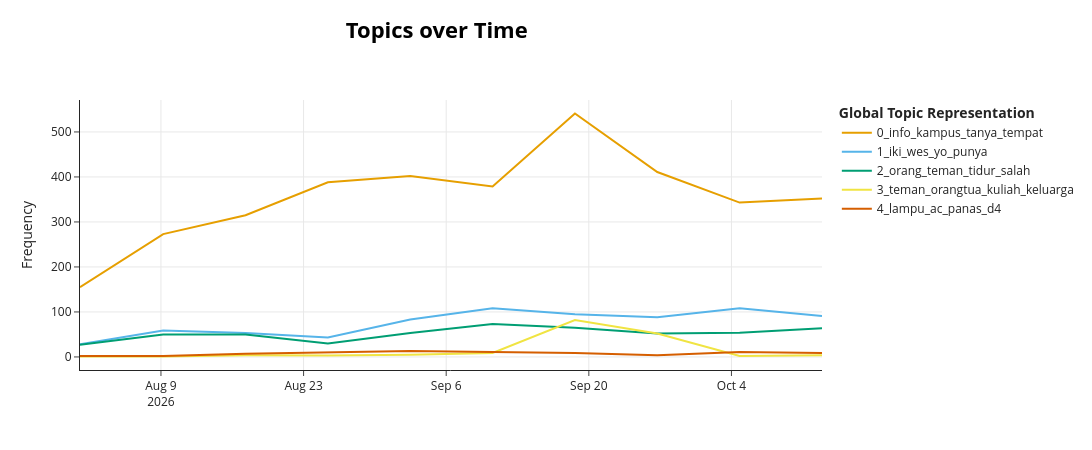

Notebook cell for this chart:
### Code cell
# Tren topik dari waktu ke waktu
ts_fit = df.loc[topic_mask, "timestamp"].tolist()
topics_over_time = topic_model.topics_over_time(docs_fit, ts_fit, nr_bins=10)
show_and_save(lambda: topic_model.visualize_topics_over_time(topics_over_time, top_n_topics=min(8, n_real)),
              "topic_over_time.html")

### Figure 1 — Plotly figure (JSON) as saved in the notebook; plotly's stock layout.template omitted (floating-point values rounded to 4 significant figures)
{"data": [{"hoverinfo": "text", "hovertext": ["<b>Topic 0</b><br>Words: pkkmb, info, panitia, tahun, bayar", "<b>Topic 0</b><br>Words: info, kampus, tanya, maba, semester", "<b>Topic 0</b><br>Words: info, kampus, tanya, tahu, tempat", "<b>Topic 0</b><br>Words: info, kampus, tempat, tanya, beli", "<b>Topic 0</b><br>Words: info, tanya, kampus, maba, teman", "<b>Topic 0</b><br>Words: info, kampus, tempat, tahu, teman", "<b>Topic 0</b><br>Words: info, kampus, teman, dosen, kos", "<b>Topic 0</b><br>Words: info, kampus, dosen, tempat, hari", "<b>Topic 0</b><br>Words: info, kampus, tahu, tempat, teman", "<b>Topic 0</b><br>Words: info, kampus, tempat, tanya, pakai"], "marker": {"color": "#E69F00"}, "mode": "lines", "name": "0_info_kampus_tanya_tempat", "type": "scatter", "x": ["2026-08-01T01:16:51.586000", "2026-08-09T05:13:57.400000", "2026-08-17T07:14:38.800000", "2026-08-25T09:15:20.200000", "2026-09-02T11:16:01.600000", "2026-09-10T13:16:43.000000", "2026-09-18T15:17:24.400000", "2026-09-26T17:18:05.800000", "2026-10-04T19:18:47.200000", "2026-10-12T21:19:28.600000"], "y": [155, 273, 315, 388, 402, 379, 541, 411, 343, 352]}, {"hoverinfo": "text", "hovertext": ["<b>Topic 1</b><br>Words: iki, pkkmb, yo, wes, iku", "<b>Topic 1</b><br>Words: iki, mu, maba, pelaku, wes", "<b>Topic 1</b><br>Words: film, iki, wes, sehat, love", "<b>Topic 1</b><br>Words: lucu, mbex, punya, nek, inisial", "<b>Topic 1</b><br>Words: iki, yo, wes, mu, pakai", "<b>Topic 1</b><br>Words: wes, yo, iki, sek, like", "<b>Topic 1</b><br>Words: iki, yo, parkiran, ta, menang", "<b>Topic 1</b><br>Words: elka, wes, yo, iki, opo", "<b>Topic 1</b><br>Words: iki, punya, ce, yo, wes", "<b>Topic 1</b><br>Words: tahi, iki, wes, pa, lek"], "marker": {"color": "#56B4E9"}, "mode": "lines", "name": "1_iki_wes_yo_punya", "type": "scatter", "x": ["2026-08-01T01:16:51.586000", "2026-08-09T05:13:57.400000", "2026-08-17T07:14:38.800000", "2026-08-25T09:15:20.200000", "2026-09-02T11:16:01.600000", "2026-09-10T13:16:43.000000", "2026-09-18T15:17:24.400000", "2026-09-26T17:18:05.800000", "2026-10-04T19:18:47.200000", "2026-10-12T21:19:28.600000"], "y": [28, 59, 53, 43, 83, 108, 95, 88, 108, 91]}, {"hoverinfo": "text", "hovertext": ["<b>Topic 2</b><br>Words: orang, kritik, cewek, cowok, sekarang", "<b>Topic 2</b><br>Words: lgbt, pelecehan, jangan, pelaku, orang", "<b>Topic 2</b><br>Words: lgbt, salah, orang, baik, ks", "<b>Topic 2</b><br>Words: orang, satu, takut, oknum, sedih", "<b>Topic 2</b><br>Words: orang, teman, cara, cowok, malah", "<b>Topic 2</b><br>Words: orang, jangan, teman, merasa, baik", "<b>Topic 2</b><br>Words: orang, teman, hidup, suka, padahal", "<b>Topic 2</b><br>Words: tidur, orang, cowok, suka, teknik", "<b>Topic 2</b><br>Words: orang, tidur, tak, merasa, cowok", "<b>Topic 2</b><br>Words: orang, pemerintah, tidur, teman, hidup"], "marker": {"color": "#009E73"}, "mode": "lines", "name": "2_orang_teman_tidur_salah", "type": "scatter", "x": ["2026-08-01T01:16:51.586000", "2026-08-09T05:13:57.400000", "2026-08-17T07:14:38.800000", "2026-08-25T09:15:20.200000", "2026-09-02T11:16:01.600000", "2026-09-10T13:16:43.000000", "2026-09-18T15:17:24.400000", "2026-09-26T17:18:05.800000", "2026-10-04T19:18:47.200000", "2026-10-12T21:19:28.600000"], "y": [27, 50, 50, 30, 53, 73, 65, 52, 54, 64]}, {"hoverinfo": "text", "hovertext": ["<b>Topic 3</b><br>Words: usaha, malah, orangtua, cara ngatasin, ngatasin", "<b>Topic 3</b><br>Words: kalopun, jangan bawa, orangtua, kaum, kirim", "<b>Topic 3</b><br>Words: ilmu, orangtua, kuliah, cari, terharu", "<b>Topic 3</b><br>Words: doi, sekelas, ekonomi, ibu, hubungan", "<b>Topic 3</b><br>Words: semoga, teman, film, selalu, disini", "<b>Topic 3</b><br>Words: teman, fokus, baru, keluarga, friend", "<b>Topic 3</b><br>Words: teman, orangtua, kuliah, baik, masa depan", "<b>Topic 3</b><br>Words: orangtua, teman, lingkungan, keluarga, ekonomi", "<b>Topic 3</b><br>Words: jahat, cita, orangtua, mimpi, nice", "<b>Topic 3</b><br>Words: mengejar, rakyat, jawab, orangtua, uang"], "marker": {"color": "#F0E442"}, "mode": "lines", "name": "3_teman_orangtua_kuliah_keluarga", "type": "scatter", "x": ["2026-08-01T01:16:51.586000", "2026-08-09T05:13:57.400000", "2026-08-17T07:14:38.800000", "2026-08-25T09:15:20.200000", "2026-09-02T11:16:01.600000", "2026-09-10T13:16:43.000000", "2026-09-18T15:17:24.400000", "2026-09-26T17:18:05.800000", "2026-10-04T19:18:47.200000", "2026-10-12T21:19:28.600000"], "y": [1, 1, 4, 3, 5, 9, 82, 52, 2, 4]}, {"hoverinfo": "text", "hovertext": ["<b>Topic 4</b><br>Words: besi, lengkap, info punya, tukang, air", "<b>Topic 4</b><br>Words: anyone, kartu, preloved, listrik, main", "<b>Topic 4</b><br>Words: lampu, d4, kalimantan, saw, kebakaran", "<b>Topic 4</b><br>Words: ac, listrik, hidup, gedung, d4", "<b>Topic 4</b><br>Words: lampu, nrp, kebakaran, ijo, ac", "<b>Topic 4</b><br>Words: panas, working, d4, ruangan, main", "<b>Topic 4</b><br>Words: panas, gedung d4, gedung, listrik, d4", "<b>Topic 4</b><br>Words: cat, d3, biru, nrp, gedung", "<b>Topic 4</b><br>Words: lampu, ac, manajemen, mati, arek", "<b>Topic 4</b><br>Words: lampu, merah, panas, ijo, nrp"], "marker": {"color": "#D55E00"}, "mode": "lines", "name": "4_lampu_ac_panas_d4", "type": "scatter", "x": ["2026-08-01T01:16:51.586000", "2026-08-09T05:13:57.400000", "2026-08-17T07:14:38.800000", "2026-08-25T09:15:20.200000", "2026-09-02T11:16:01.600000", "2026-09-10T13:16:43.000000", "2026-09-18T15:17:24.400000", "2026-09-26T17:18:05.800000", "2026-10-04T19:18:47.200000", "2026-10-12T21:19:28.600000"], "y": [2, 2, 7, 10, 13, 11, 9, 4, 11, 9]}], "layout": {"height": 450, "hoverlabel": {"bgcolor": "white", "font": {"family": "Rockwell", "size": 16}}, "legend": {"title": {"text": "<b>Global Topic Representation"}}, "title": {"font": {"color": "Black", "size": 22}, "text": "<b>Topics over Time</b>", "x": 0.4, "xanchor": "center", "y": 0.95, "yanchor": "top"}, "width": 1250, "xaxis": {"showgrid": true}, "yaxis": {"showgrid": true, "title": {"text": "Frequency"}}}}
